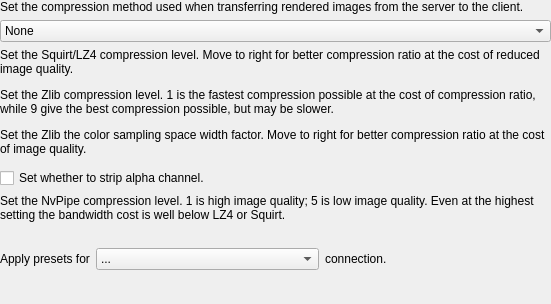
<?xml version="1.0" encoding="UTF-8"?>
<ui version="4.0">
 <class>ImageCompressorWidget</class>
 <widget class="QWidget" name="ImageCompressorWidget">
  <property name="geometry">
   <rect>
    <x>0</x>
    <y>0</y>
    <width>551</width>
    <height>304</height>
   </rect>
  </property>
  <property name="windowTitle">
   <string>Form</string>
  </property>
  <layout class="QVBoxLayout" name="mainLayout">
   <property name="margin">
    <number>0</number>
   </property>
   <item>
    <widget class="QLabel" name="label">
     <property name="text">
      <string>Set the compression method used when transferring rendered images from the server to the client.</string>
     </property>
     <property name="wordWrap">
      <bool>true</bool>
     </property>
    </widget>
   </item>
   <item>
    <widget class="QComboBox" name="compressionType">
     <item>
      <property name="text">
       <string>None</string>
      </property>
     </item>
     <item>
      <property name="text">
       <string>LZ4</string>
      </property>
     </item>
     <item>
      <property name="text">
       <string>Squirt (run-length encoding based compression)</string>
      </property>
     </item>
     <item>
      <property name="text">
       <string>Zlib</string>
      </property>
     </item>
    </widget>
   </item>
   <item>
    <widget class="QLabel" name="squirtLabel">
     <property name="text">
      <string>Set the Squirt/LZ4 compression level. Move to right for better compression ratio at the cost of reduced image quality.</string>
     </property>
     <property name="wordWrap">
      <bool>true</bool>
     </property>
    </widget>
   </item>
   <item>
    <widget class="pqIntRangeWidget" name="squirtColorSpace" native="true">
     <property name="minimum" stdset="0">
      <number>0</number>
     </property>
     <property name="maximum" stdset="0">
      <number>5</number>
     </property>
     <property name="value" stdset="0">
      <number>3</number>
     </property>
    </widget>
   </item>
   <item>
    <widget class="QLabel" name="zlibLabel1">
     <property name="text">
      <string>Set the Zlib compression level. 1 is the fastest compression possible at the cost of compression ratio, while 9 give the best compression possible, but may be slower.</string>
     </property>
     <property name="wordWrap">
      <bool>true</bool>
     </property>
    </widget>
   </item>
   <item>
    <widget class="pqIntRangeWidget" name="zlibLevel" native="true">
     <property name="minimum" stdset="0">
      <number>1</number>
     </property>
     <property name="maximum" stdset="0">
      <number>9</number>
     </property>
     <property name="value" stdset="0">
      <number>1</number>
     </property>
    </widget>
   </item>
   <item>
    <widget class="QLabel" name="zlibLabel2">
     <property name="text">
      <string>Set the Zlib the color sampling space width factor. Move to right for better compression ratio at the cost of image quality.</string>
     </property>
     <property name="wordWrap">
      <bool>true</bool>
     </property>
    </widget>
   </item>
   <item>
    <widget class="pqIntRangeWidget" name="zlibColorSpace" native="true">
     <property name="minimum" stdset="0">
      <number>0</number>
     </property>
     <property name="maximum" stdset="0">
      <number>5</number>
     </property>
     <property name="value" stdset="0">
      <number>3</number>
     </property>
    </widget>
   </item>
   <item>
    <widget class="QCheckBox" name="zlibStripAlpha">
     <property name="text">
      <string>Set whether to strip alpha channel.</string>
     </property>
    </widget>
   </item>
   <item>
    <widget class="QLabel" name="nvpLabel">
     <property name="text">
      <string>Set the NvPipe compression level. 1 is high image quality; 5 is low image quality. Even at the highest setting the bandwidth cost is well below LZ4 or Squirt.
      </string>
     </property>
     <property name="wordWrap">
      <bool>true</bool>
     </property>
    </widget>
   </item>
   <item>
    <widget class="pqIntRangeWidget" name="nvpLevel" native="true">
     <property name="minimum" stdset="0">
      <number>1</number>
     </property>
     <property name="maximum" stdset="0">
      <number>5</number>
     </property>
     <property name="value" stdset="0">
      <number>4</number>
     </property>
    </widget>
   </item>
   <item>
    <layout class="QHBoxLayout" name="compressorBWLayout">
     <item>
      <widget class="QLabel" name="label_9">
       <property name="toolTip">
        <string>Configure the compressor using default settings tailored to a selected connection type.</string>
       </property>
       <property name="text">
        <string>Apply presets for</string>
       </property>
       <property name="wordWrap">
        <bool>false</bool>
       </property>
      </widget>
     </item>
     <item>
      <widget class="QComboBox" name="compressorBWOpt">
       <property name="toolTip">
        <string>&lt;!DOCTYPE HTML PUBLIC &quot;-//W3C//DTD HTML 4.0//EN&quot; &quot;http://www.w3.org/TR/REC-html40/strict.dtd&quot;&gt;
&lt;html&gt;&lt;head&gt;&lt;meta name=&quot;qrichtext&quot; content=&quot;1&quot; /&gt;&lt;style type=&quot;text/css&quot;&gt;
p, li { white-space: pre-wrap; }
&lt;/style&gt;&lt;/head&gt;&lt;body style=&quot; font-family:'DejaVu Sans'; font-size:9pt; font-weight:400; font-style:normal;&quot;&gt;
&lt;p style=&quot; margin-top:0px; margin-bottom:0px; margin-left:0px; margin-right:0px; -qt-block-indent:0; text-indent:0px;&quot;&gt;&lt;span style=&quot; font-weight:600;&quot;&gt;Presets. &lt;/span&gt;Configure the image compressor based on a network type. These settings will provide reasonable performance and place to start when optimizing the compressor setting for a specific network.&lt;/p&gt;&lt;/body&gt;&lt;/html&gt;</string>
       </property>
       <property name="whatsThis">
        <string>&lt;!DOCTYPE HTML PUBLIC &quot;-//W3C//DTD HTML 4.0//EN&quot; &quot;http://www.w3.org/TR/REC-html40/strict.dtd&quot;&gt;
&lt;html&gt;&lt;head&gt;&lt;meta name=&quot;qrichtext&quot; content=&quot;1&quot; /&gt;&lt;style type=&quot;text/css&quot;&gt;
p, li { white-space: pre-wrap; }
&lt;/style&gt;&lt;/head&gt;&lt;body style=&quot; font-family:'DejaVu Sans'; font-size:9pt; font-weight:400; font-style:normal;&quot;&gt;
&lt;p style=&quot; margin-top:0px; margin-bottom:0px; margin-left:0px; margin-right:0px; -qt-block-indent:0; text-indent:0px;&quot;&gt;&lt;span style=&quot; font-weight:600;&quot;&gt;Presets. &lt;/span&gt;Configure the image compressor based on a network type. These settings will provide reasonable performance and place to start when optimizing the compressor setting for a specific network.&lt;/p&gt;&lt;/body&gt;&lt;/html&gt;</string>
       </property>
       <item>
        <property name="text">
         <string>...</string>
        </property>
       </item>
       <item>
        <property name="text">
         <string>consumer broadband/DSL</string>
        </property>
       </item>
       <item>
        <property name="text">
         <string>Megabit Ethernet / 802.11* wireless</string>
        </property>
       </item>
       <item>
        <property name="text">
         <string>Gigabit Ethernet</string>
        </property>
       </item>
       <item>
        <property name="text">
         <string>10 Gigabit Ethernet</string>
        </property>
       </item>
       <item>
        <property name="text">
         <string>shared memory/localhost</string>
        </property>
       </item>
      </widget>
     </item>
     <item>
      <widget class="QLabel" name="label_10">
       <property name="toolTip">
        <string>Configure the compressor using default settings tailored to a selected connection type.</string>
       </property>
       <property name="text">
        <string>connection.</string>
       </property>
       <property name="wordWrap">
        <bool>false</bool>
       </property>
      </widget>
     </item>
     <item>
      <spacer name="horizontalSpacer_3">
       <property name="orientation">
        <enum>Qt::Horizontal</enum>
       </property>
       <property name="sizeHint" stdset="0">
        <size>
         <width>40</width>
         <height>20</height>
        </size>
       </property>
      </spacer>
     </item>
    </layout>
   </item>
   <item>
    <spacer name="verticalSpacer">
     <property name="orientation">
      <enum>Qt::Vertical</enum>
     </property>
     <property name="sizeType">
      <enum>QSizePolicy::MinimumExpanding</enum>
     </property>
     <property name="sizeHint" stdset="0">
      <size>
       <width>20</width>
       <height>0</height>
      </size>
     </property>
    </spacer>
   </item>
  </layout>
 </widget>
 <customwidgets>
  <customwidget>
   <class>pqIntRangeWidget</class>
   <extends>QWidget</extends>
   <header>pqIntRangeWidget.h</header>
   <container>1</container>
  </customwidget>
 </customwidgets>
 <resources/>
 <connections/>
</ui>
